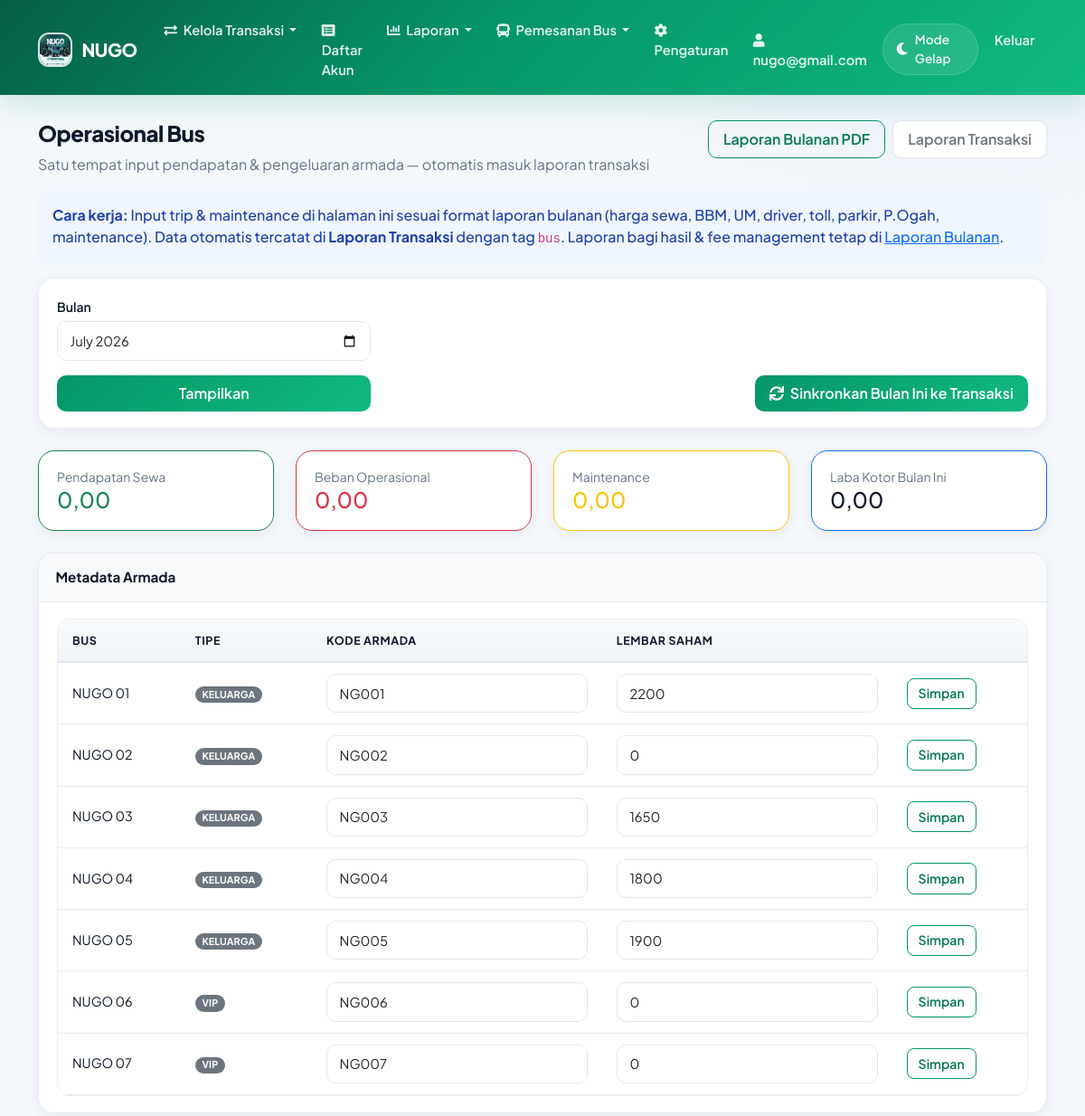
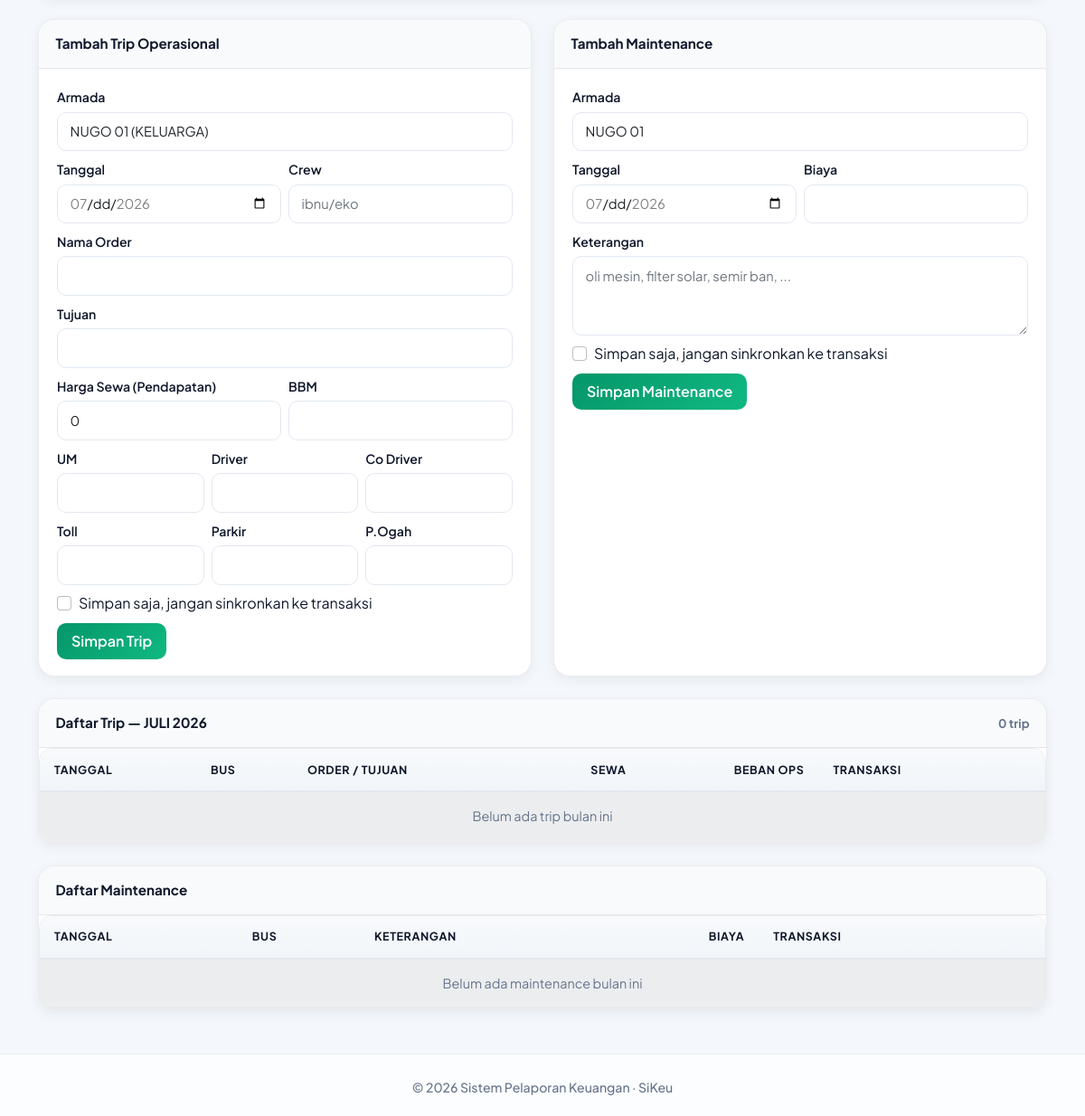
The app's page /bus/operasional_bus.php (signed in) with its own data (2 pictures, top to bottom).
### tables this page shows
CREATE TABLE `perusahaan` (
  `id` int(11) NOT NULL,
  `nama` varchar(100) NOT NULL,
  `alamat` text DEFAULT NULL,
  `telepon` varchar(20) DEFAULT NULL,
  `email` varchar(100) DEFAULT NULL,
  `website` varchar(255) DEFAULT NULL COMMENT 'URL website perusahaan',
  `logo` varchar(255) DEFAULT NULL,
  `jenis` enum('regular','premium') NOT NULL DEFAULT 'regular' COMMENT 'Jenis akun perusahaan',
  `deskripsi` text DEFAULT NULL,
  `created_at` timestamp NOT NULL DEFAULT current_timestamp()
);

CREATE TABLE `users` (
  `id` int(11) NOT NULL,
  `username` varchar(50) NOT NULL,
  `password` varchar(255) NOT NULL,
  `nama_lengkap` varchar(100) NOT NULL,
  `email` varchar(100) DEFAULT NULL,
  `no_hp` varchar(20) DEFAULT NULL,
  `alamat` text DEFAULT NULL,
  `foto_profil` varchar(255) DEFAULT NULL,
  `id_perusahaan` int(11) DEFAULT NULL,
  `default_company` int(11) DEFAULT NULL,
  `created_at` timestamp NOT NULL DEFAULT current_timestamp()
);

CREATE TABLE `bus` (
  `id` int(11) NOT NULL,
  `nama_bus` varchar(100) NOT NULL,
  `nomor_polisi` varchar(20) NOT NULL,
  `kode_armada` varchar(20) DEFAULT NULL,
  `lembar_saham` int(11) NOT NULL DEFAULT 0,
  `grup_armada` enum('1-5','6-7') DEFAULT '1-5',
  `kapasitas` int(11) NOT NULL,
  `tipe` varchar(250) NOT NULL,
  `fasilitas` text DEFAULT NULL,
  `harga_per_km` decimal(15,2) NOT NULL,
  `status` enum('tersedia','dalam_perjalanan','pemeliharaan') DEFAULT 'tersedia',
  `foto` varchar(255) DEFAULT NULL,
  `id_perusahaan` int(11) DEFAULT NULL,
  `created_at` timestamp NOT NULL DEFAULT current_timestamp()
);

### bus/operasional_bus.php (the view, shortened to what the rows shown need)
<?php
require_once '../config/database.php';
$idPerusahaan = getNugoCompanyId($db);
$stmt = $db->prepare("SELECT * FROM bus WHERE id_perusahaan = ? ORDER BY nama_bus ASC");
$stmt->execute([$idPerusahaan]);
$buses = $stmt->fetchAll();
include '../templates/header.php';
?>
<div class="container mt-4 mb-5">
    <div class="d-flex flex-wrap justify-content-between align-items-start gap-2 mb-3">
        <div>
            <h2>Operasional Bus</h2>
        </div>
    </div>
    <div class="card mb-4">
        <div class="card-body">
            <div class="table-responsive">
                <table class="table table-sm">
                    <thead>
                        <tr>
                            <th>Bus</th>
                            <th>Tipe</th>
                            <th>Kode Armada</th>
                            <th>Lembar Saham</th>
                            <th></th>
                        </tr>
                    </thead>
                    <tbody>
                        <?php foreach ($buses as $bus): ?>
                            <tr>
                                <form method="POST">
                                    <td><?= htmlspecialchars($bus['nama_bus']) ?></td>
                                    <td><span class="badge bg-secondary"><?= htmlspecialchars($bus['tipe'] ?? '-') ?></span></td>
                                    <td><input type="text" name="kode_armada" class="form-control form-control-sm" value="<?= htmlspecialchars($bus['kode_armada'] ?? '') ?>"></td>
                                    <td><input type="number" name="lembar_saham" class="form-control form-control-sm" value="<?= (int) ($bus['lembar_saham'] ?? 0) ?>"></td>
                                    <td><button type="submit" class="btn btn-sm btn-outline-primary">Simpan</button></td>
                                </form>
                            </tr>
                        <?php endforeach; ?>
                    </tbody>
                </table>
            </div>
        </div>
    </div>
    <div class="card mb-4">
        <div class="table-responsive">
            <table class="table table-striped table-sm mb-0">
                <thead>
                    <tr>
                        <th>Tanggal</th>
                        <th>Bus</th>
                        <th>Order / Tujuan</th>
                        <th class="text-end">Sewa</th>
                        <th class="text-end">Beban Ops</th>
                        <th>Transaksi</th>
                        <th></th>
                    </tr>
                </thead>
            </table>
        </div>
    </div>
    <div class="card">
        <div class="table-responsive">
            <table class="table table-striped table-sm mb-0">
                <thead>
                    <tr>
                        <th>Tanggal</th>
                        <th>Bus</th>
                        <th>Keterangan</th>
                        <th class="text-end">Biaya</th>
                        <th>Transaksi</th>
                        <th></th>
                    </tr>
                </thead>
            </table>
        </div>
    </div>
</div>
<?php include '../templates/footer.php'; ?>

### templates/header.php (shortened to what the rows shown need)
<!DOCTYPE html>
<html lang="id" data-theme="light">
<head>
    <link href="https://cdn.jsdelivr.net/npm/bootstrap@5.1.3/dist/css/bootstrap.min.css" rel="stylesheet">
    <link href="https://cdnjs.cloudflare.com/ajax/libs/font-awesome/5.15.4/css/all.min.css" rel="stylesheet">
    <?php
    $sikeu_theme_ver = @filemtime(__DIR__ . '/../assets/css/sikeu-theme.css') ?: time();
    $sikeu_dark_ver = @filemtime(__DIR__ . '/../assets/css/dark-mode.css') ?: time();
    $sikeu_style_ver = @filemtime(__DIR__ . '/../assets/css/style.css') ?: time();
    ?>
    <link href="/assets/css/sikeu-theme.css?v=<?= $sikeu_theme_ver ?>" rel="stylesheet">
    <link href="/assets/css/dark-mode.css?v=<?= $sikeu_dark_ver ?>" rel="stylesheet">
    <link rel="stylesheet" href="/assets/css/style.css?v=<?= $sikeu_style_ver ?>">
    <link rel="stylesheet" href="https://unpkg.com/leaflet@1.7.1/dist/leaflet.css" />
</head>
<body class="sikeu-app">
    <nav class="navbar navbar-expand-lg navbar-dark sikeu-navbar">
        <div class="container">
            <a class="navbar-brand" href="/index.php">
                <?php
                $logo_path = '/assets/img/logo.jpg';
                if (isset($_SESSION['user_id']) && isset($db)) {
                    $user_id = $_SESSION['user_id'];
                    $stmt = $db->prepare("SELECT default_company FROM users WHERE id = ?");
                    $stmt->execute([$user_id]);
                    $user_data = $stmt->fetch();
                    $default_company_id = $user_data['default_company'] ?? null;
                    if ($default_company_id) {
                        $stmt = $db->prepare("SELECT logo, nama FROM perusahaan WHERE id = ?");
                        $stmt->execute([$default_company_id]);
                        $perusahaan = $stmt->fetch();
                        if ($perusahaan && !empty($perusahaan['logo'])) {
                            $logo_path = '/' . $perusahaan['logo'];
                        }
                    }
                }
                ?>
                <img src="<?php echo htmlspecialchars($logo_path); ?>" alt="Logo" />
                <?php
                if (isset($perusahaan) && !empty($perusahaan['nama'])) {
                    echo htmlspecialchars($perusahaan['nama']);
                } else {
                    echo "SiKeu";
                }
                ?>
            </a>
            <div class="collapse navbar-collapse" id="navbarNav">
                <ul class="navbar-nav me-auto">
                </ul>
                <ul class="navbar-nav">
                    <?php if (isset($_SESSION['user_id'])) :
                        $stmt = $db->prepare("SELECT * FROM users WHERE id = ?");
                        $stmt->execute([$_SESSION['user_id']]);
                        $user = $stmt->fetch();
                        $username = $user['username'] ?? 'Pengguna';
                    ?>
                        <li class="nav-item">
                            <a class="nav-link" href="/pengaturan/profil.php">
                                <i class="fas fa-user me-1"></i>
                                <span><?php echo htmlspecialchars($username); ?></span>
                            </a>
                        </li>
                        <li class="nav-item d-flex align-items-center px-1">
                            <div class="sikeu-theme-switch" onclick="toggleTheme()" role="button" tabindex="0" aria-label="Toggle theme">
                                <i class="fas fa-moon"></i>
                                <span class="d-none d-lg-inline">Mode Gelap</span>
                            </div>
                        </li>
                        <li class="nav-item">
                            <a class="nav-link" href="/logout.php">Keluar</a>
                        </li>
                    <?php endif; ?>
                </ul>
            </div>
        </div>
    </nav>

### records on screen
perusahaan: logo (picture), nama "NUGO"
users: username "nugo@gmail.com"
bus: nama_bus "NUGO 01", tipe "KELUARGA", kode_armada "NG001", lembar_saham "2200"
bus: nama_bus "NUGO 02", tipe "KELUARGA", kode_armada "NG002", lembar_saham "0"
bus: nama_bus "NUGO 03", tipe "KELUARGA", kode_armada "NG003", lembar_saham "1650"
bus: nama_bus "NUGO 04", tipe "KELUARGA", kode_armada "NG004", lembar_saham "1800"
bus: nama_bus "NUGO 05", tipe "KELUARGA", kode_armada "NG005", lembar_saham "1900"
bus: nama_bus "NUGO 06", tipe "VIP", kode_armada "NG006", lembar_saham "0"
bus: nama_bus "NUGO 07", tipe "VIP", kode_armada "NG007", lembar_saham "0"

### other values on screen
formatReportCurrency($summary['pemasukan']) "0,00"
formatReportCurrency($summary['pengeluaran_ops']) "0,00"
formatReportCurrency($summary['maintenance']) "0,00"
formatReportCurrency($summary['laba_kotor']) "0,00"
getMonthNameId($bulan) "JULI"
date('Y', strtotime($bulan . '-01')) "2026"
count($trips) "0"
form field id_bus "NUGO 01 (KELUARGA)"
form field id_bus "NUGO 01"
